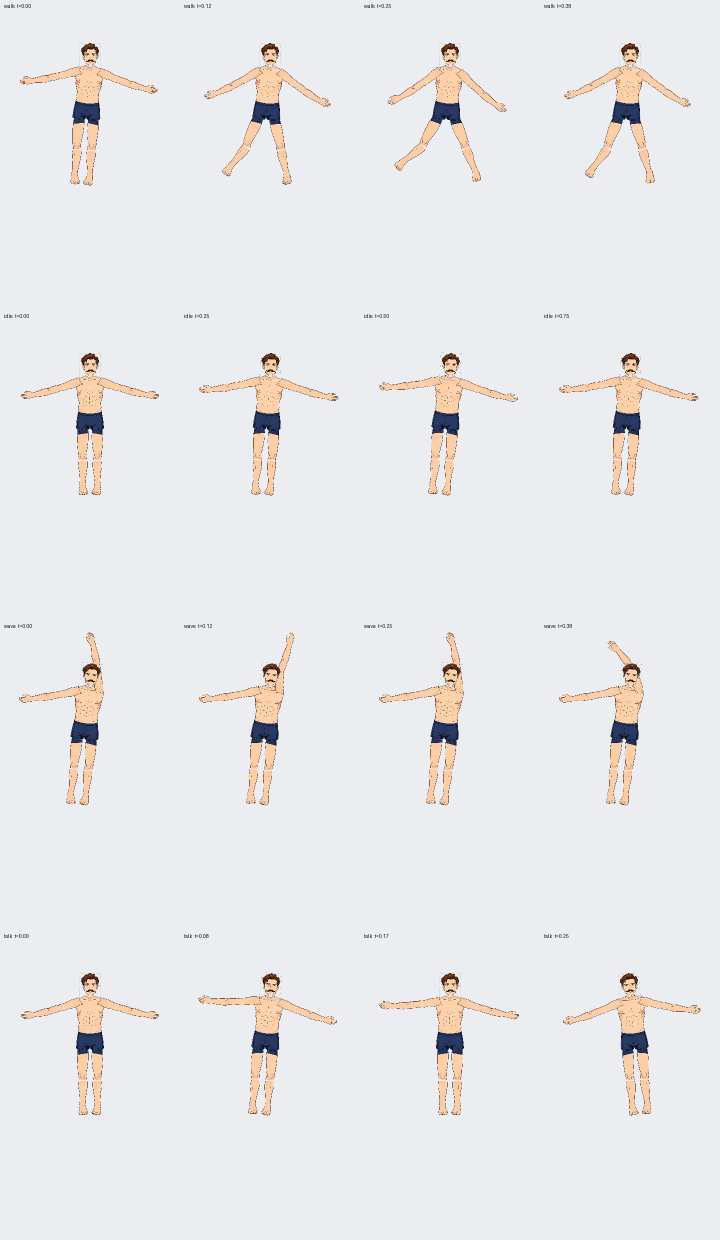
#> input picture godot_project/skeleton_frames/contact_sheet_test_rig.png, 1440 x 2480 px, found by its file name (shown at 1/2 size)
$ python measure_gaps.py
#> lines starting #> are read from the running program, lines starting #| are printed output that depends on the picture; after the words box and inside, x2 and y2 are one past the last pixel; in counts of white or black regions, pixels touching at a corner belong together
"""实测 contact sheet 中 idle@0 帧的头-躯干、躯干-腿 可见间隙（像素）。"""
import json
from PIL import Image
import numpy as np

root = r"D:\AI\detective\godot_project\skeleton_frames"
grid = Image.open(root + r"\contact_sheet_test_rig.png").convert("RGB")
#> grid is the input picture: PIL image 1440x2480 RGB; mean R, G, B 232.5, 232.3, 234.5
W, H = 360, 620
# idle@0 = frame index 4 -> col0, row1
ci, ri = 0, 1
cell = grid.crop((ci*W, ri*H, ci*W+W, ri*H+H))
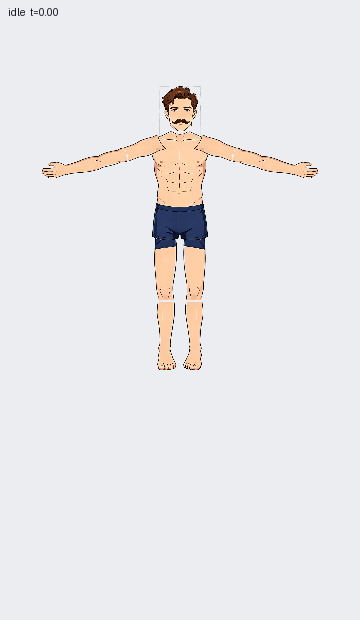
#> cell: PIL image 360x620 RGB; mean R, G, B 232.5, 232.3, 234.5

arr = np.array(cell).astype(int)
BG = np.array([235, 237, 241])
fg = np.abs(arr - BG).max(axis=2) > 30   # 非背景 = 角色像素
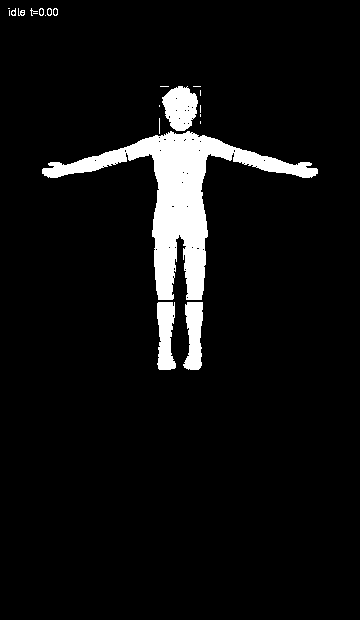
#> fg: shape (620, 360) bool; 6.3% white; 22 white regions (13 under 20 px), largest, box (x1, y1, x2, y2) and area: (42, 131, 318, 300) 10782, (162, 86, 198, 131) 1159, (157, 302, 176, 370) 1006

# 角色 x 范围
xs = np.where(fg.any(axis=0))[0]
#> xs = 301 values from 8 to 317
if len(xs) == 0:
    print("no foreground found"); raise SystemExit
xc1, xc2 = int(xs.min()), int(xs.max())
#> xc1 = 8; xc2 = 317
center = (xc1 + xc2) // 2
#> center = 162

# 在中心附近多列合并，得到稳定的 1D 前景掩码（消除手臂/纹理噪点影响）
band = slice(max(0, center-30), min(W, center+30))
col_fg = fg[:, band].any(axis=1)   # 该竖带内任一行有前景即算

rows = np.where(col_fg)[0]
#> rows = 282 values from 86 to 369
top, bot = int(rows.min()), int(rows.max())
#> top = 86; bot = 369
print(f"角色中心 x≈{center}  角色竖直范围 y={top}..{bot} (高 {bot-top}px)")
#| 角色中心 x≈162  角色竖直范围 y=86..369 (高 283px)

# 找所有连续前景段
segments = []
start = None
for y in range(top, bot+1):
    if col_fg[y] and start is None:
        start = y
    elif not col_fg[y] and start is not None:
        segments.append((start, y-1))
        start = None
#> after the loop, segments = [(86, 299)]; start = 302
if start is not None:
    segments.append((start, bot))
print("前景段（竖带合并）:", segments)
#| 前景段（竖带合并）: [(86, 299), (302, 369)]

# 段之间的透明间隙
gaps = []
for i in range(1, len(segments)):
    gap = segments[i][0] - segments[i-1][1] - 1
    gaps.append(gap)
    print(f"  段{i-1}尾 y={segments[i-1][1]} -> 段{i}头 y={segments[i][0]}  间隙={gap}px")
#> this loop made 1 pass
#> gap on pass 1: 2
#|   段0尾 y=299 -> 段1头 y=302  间隙=2px
#> after the loop, gaps = [2]
if gaps:
    print("最大间隙 =", max(gaps), "px")
#| 最大间隙 = 2 px
